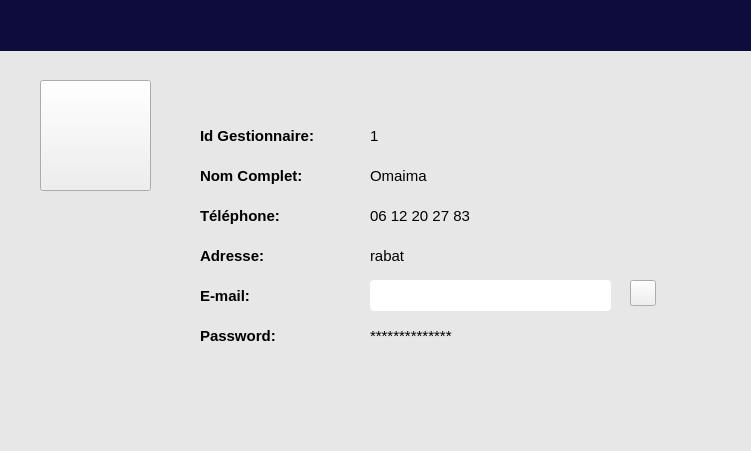
<?xml version="1.0" encoding="UTF-8"?>
<ui version="4.0">
 <class>Form</class>
 <widget class="QWidget" name="Form">
  <property name="geometry">
   <rect>
    <x>0</x>
    <y>0</y>
    <width>751</width>
    <height>451</height>
   </rect>
  </property>
  <property name="windowTitle">
   <string>Form</string>
  </property>
  <widget class="QLabel" name="label">
   <property name="geometry">
    <rect>
     <x>0</x>
     <y>50</y>
     <width>751</width>
     <height>451</height>
    </rect>
   </property>
   <property name="styleSheet">
    <string notr="true">background-color:rgb(231, 231, 231)</string>
   </property>
   <property name="text">
    <string/>
   </property>
  </widget>
  <widget class="QLabel" name="label_2">
   <property name="geometry">
    <rect>
     <x>0</x>
     <y>0</y>
     <width>751</width>
     <height>51</height>
    </rect>
   </property>
   <property name="styleSheet">
    <string notr="true">background-color:rgb(13,12,60)</string>
   </property>
   <property name="text">
    <string/>
   </property>
  </widget>
  <widget class="QPushButton" name="pushButton">
   <property name="geometry">
    <rect>
     <x>40</x>
     <y>80</y>
     <width>111</width>
     <height>111</height>
    </rect>
   </property>
   <property name="autoFillBackground">
    <bool>false</bool>
   </property>
   <property name="styleSheet">
    <string notr="true">background-image:url(:/newPrefix/icons8-personne-homme-100.png);
background-color:url(icons8-personne-homme-40.png);
background-repeat: no-repeat;</string>
   </property>
   <property name="text">
    <string/>
   </property>
  </widget>
  <widget class="QLabel" name="label_6">
   <property name="geometry">
    <rect>
     <x>200</x>
     <y>160</y>
     <width>111</width>
     <height>31</height>
    </rect>
   </property>
   <property name="font">
    <font>
     <pointsize>11</pointsize>
     <weight>75</weight>
     <bold>true</bold>
    </font>
   </property>
   <property name="text">
    <string>Nom Complet:</string>
   </property>
  </widget>
  <widget class="QLabel" name="label_3">
   <property name="geometry">
    <rect>
     <x>200</x>
     <y>120</y>
     <width>121</width>
     <height>31</height>
    </rect>
   </property>
   <property name="font">
    <font>
     <pointsize>11</pointsize>
     <weight>75</weight>
     <bold>true</bold>
    </font>
   </property>
   <property name="text">
    <string>Id Gestionnaire:</string>
   </property>
  </widget>
  <widget class="QLabel" name="label_10">
   <property name="geometry">
    <rect>
     <x>200</x>
     <y>200</y>
     <width>111</width>
     <height>31</height>
    </rect>
   </property>
   <property name="font">
    <font>
     <pointsize>11</pointsize>
     <weight>75</weight>
     <bold>true</bold>
    </font>
   </property>
   <property name="text">
    <string>Téléphone:</string>
   </property>
  </widget>
  <widget class="QLabel" name="label_12">
   <property name="geometry">
    <rect>
     <x>200</x>
     <y>320</y>
     <width>101</width>
     <height>31</height>
    </rect>
   </property>
   <property name="font">
    <font>
     <pointsize>11</pointsize>
     <weight>75</weight>
     <bold>true</bold>
    </font>
   </property>
   <property name="text">
    <string>Password:</string>
   </property>
  </widget>
  <widget class="QLabel" name="passLabel">
   <property name="geometry">
    <rect>
     <x>370</x>
     <y>320</y>
     <width>131</width>
     <height>31</height>
    </rect>
   </property>
   <property name="font">
    <font>
     <pointsize>11</pointsize>
    </font>
   </property>
   <property name="text">
    <string>**************</string>
   </property>
  </widget>
  <widget class="QLabel" name="label_9">
   <property name="geometry">
    <rect>
     <x>200</x>
     <y>240</y>
     <width>101</width>
     <height>31</height>
    </rect>
   </property>
   <property name="font">
    <font>
     <pointsize>11</pointsize>
     <weight>75</weight>
     <bold>true</bold>
    </font>
   </property>
   <property name="text">
    <string>Adresse:</string>
   </property>
  </widget>
  <widget class="QLabel" name="label_11">
   <property name="geometry">
    <rect>
     <x>200</x>
     <y>280</y>
     <width>101</width>
     <height>31</height>
    </rect>
   </property>
   <property name="font">
    <font>
     <pointsize>11</pointsize>
     <weight>75</weight>
     <bold>true</bold>
    </font>
   </property>
   <property name="text">
    <string>E-mail:</string>
   </property>
  </widget>
  <widget class="QLabel" name="teleLabel">
   <property name="geometry">
    <rect>
     <x>370</x>
     <y>200</y>
     <width>131</width>
     <height>31</height>
    </rect>
   </property>
   <property name="font">
    <font>
     <pointsize>11</pointsize>
    </font>
   </property>
   <property name="text">
    <string>06 12 20 27 83</string>
   </property>
  </widget>
  <widget class="QLabel" name="idLabel">
   <property name="geometry">
    <rect>
     <x>370</x>
     <y>120</y>
     <width>131</width>
     <height>31</height>
    </rect>
   </property>
   <property name="font">
    <font>
     <pointsize>11</pointsize>
    </font>
   </property>
   <property name="text">
    <string>1</string>
   </property>
  </widget>
  <widget class="QLabel" name="nomLabel">
   <property name="geometry">
    <rect>
     <x>370</x>
     <y>160</y>
     <width>131</width>
     <height>31</height>
    </rect>
   </property>
   <property name="font">
    <font>
     <pointsize>11</pointsize>
    </font>
   </property>
   <property name="text">
    <string>Omaima </string>
   </property>
  </widget>
  <widget class="QLabel" name="adresseLabel">
   <property name="geometry">
    <rect>
     <x>370</x>
     <y>240</y>
     <width>131</width>
     <height>31</height>
    </rect>
   </property>
   <property name="font">
    <font>
     <pointsize>11</pointsize>
    </font>
   </property>
   <property name="text">
    <string>rabat</string>
   </property>
  </widget>
  <widget class="QLineEdit" name="emailtextfield">
   <property name="geometry">
    <rect>
     <x>370</x>
     <y>280</y>
     <width>241</width>
     <height>31</height>
    </rect>
   </property>
   <property name="font">
    <font>
     <pointsize>13</pointsize>
    </font>
   </property>
   <property name="styleSheet">
    <string notr="true">border-radius:4px</string>
   </property>
  </widget>
  <widget class="QPushButton" name="pushButton_2">
   <property name="geometry">
    <rect>
     <x>630</x>
     <y>280</y>
     <width>26</width>
     <height>26</height>
    </rect>
   </property>
   <property name="styleSheet">
    <string notr="true">background-image:url(:/newPrefix/icons8-coche-23.png);</string>
   </property>
   <property name="text">
    <string/>
   </property>
  </widget>
 </widget>
 <resources>
  <include location="../ferf.qrc"/>
 </resources>
 <connections/>
</ui>
